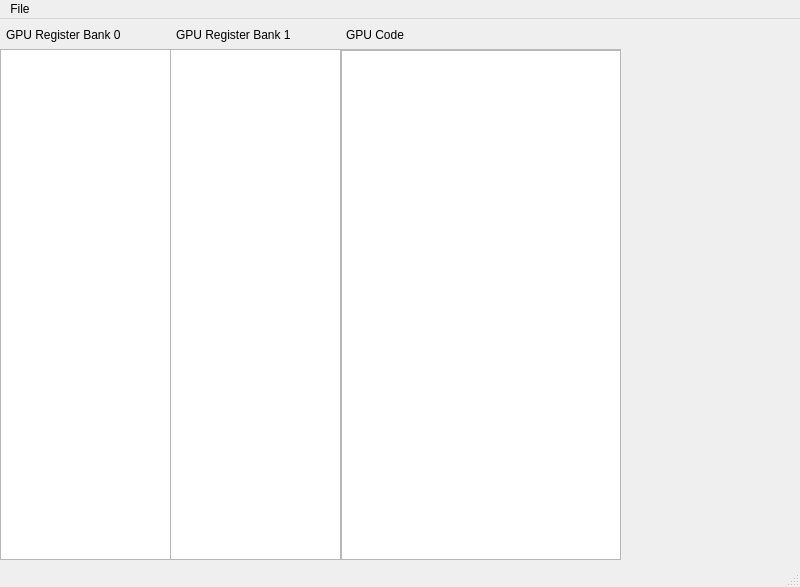
<?xml version="1.0" encoding="UTF-8"?>
<ui version="4.0">
 <class>GPUDbug2</class>
 <widget class="QMainWindow" name="GPUDbug2">
  <property name="geometry">
   <rect>
    <x>0</x>
    <y>0</y>
    <width>800</width>
    <height>587</height>
   </rect>
  </property>
  <property name="windowTitle">
   <string>MainWindow</string>
  </property>
  <widget class="QWidget" name="centralwidget">
   <widget class="QWidget" name="verticalLayoutWidget">
    <property name="geometry">
     <rect>
      <x>170</x>
      <y>30</y>
      <width>171</width>
      <height>511</height>
     </rect>
    </property>
    <layout class="QVBoxLayout" name="verticalLayout">
     <item>
      <widget class="QListView" name="listView"/>
     </item>
    </layout>
   </widget>
   <widget class="QWidget" name="verticalLayoutWidget_2">
    <property name="geometry">
     <rect>
      <x>0</x>
      <y>30</y>
      <width>171</width>
      <height>511</height>
     </rect>
    </property>
    <layout class="QVBoxLayout" name="verticalLayout_2">
     <item>
      <widget class="QListWidget" name="listWidget_2"/>
     </item>
    </layout>
   </widget>
   <widget class="QWidget" name="formLayoutWidget">
    <property name="geometry">
     <rect>
      <x>0</x>
      <y>0</y>
      <width>171</width>
      <height>31</height>
     </rect>
    </property>
    <layout class="QFormLayout" name="formLayout">
     <property name="formAlignment">
      <set>Qt::AlignLeading|Qt::AlignLeft|Qt::AlignVCenter</set>
     </property>
     <item row="0" column="1">
      <widget class="QLabel" name="testLabel">
       <property name="text">
        <string>GPU Register Bank 0</string>
       </property>
       <property name="alignment">
        <set>Qt::AlignLeading|Qt::AlignLeft|Qt::AlignVCenter</set>
       </property>
      </widget>
     </item>
    </layout>
   </widget>
   <widget class="QWidget" name="formLayoutWidget_2">
    <property name="geometry">
     <rect>
      <x>170</x>
      <y>0</y>
      <width>171</width>
      <height>31</height>
     </rect>
    </property>
    <layout class="QFormLayout" name="formLayout_2">
     <property name="formAlignment">
      <set>Qt::AlignLeading|Qt::AlignLeft|Qt::AlignVCenter</set>
     </property>
     <item row="0" column="1">
      <widget class="QLabel" name="testLabel_2">
       <property name="text">
        <string>GPU Register Bank 1</string>
       </property>
       <property name="alignment">
        <set>Qt::AlignLeading|Qt::AlignLeft|Qt::AlignVCenter</set>
       </property>
      </widget>
     </item>
    </layout>
   </widget>
   <widget class="QWidget" name="verticalLayoutWidget_3">
    <property name="geometry">
     <rect>
      <x>340</x>
      <y>30</y>
      <width>281</width>
      <height>511</height>
     </rect>
    </property>
    <layout class="QVBoxLayout" name="verticalLayout_3">
     <item>
      <widget class="QScrollArea" name="scrollArea">
       <property name="widgetResizable">
        <bool>true</bool>
       </property>
       <widget class="QWidget" name="scrollAreaWidgetContents">
        <property name="geometry">
         <rect>
          <x>0</x>
          <y>0</y>
          <width>277</width>
          <height>507</height>
         </rect>
        </property>
        <widget class="QListView" name="listView_2">
         <property name="geometry">
          <rect>
           <x>0</x>
           <y>0</y>
           <width>281</width>
           <height>511</height>
          </rect>
         </property>
        </widget>
       </widget>
      </widget>
     </item>
    </layout>
   </widget>
   <widget class="QWidget" name="formLayoutWidget_3">
    <property name="geometry">
     <rect>
      <x>340</x>
      <y>0</y>
      <width>281</width>
      <height>31</height>
     </rect>
    </property>
    <layout class="QFormLayout" name="formLayout_3">
     <property name="formAlignment">
      <set>Qt::AlignLeading|Qt::AlignLeft|Qt::AlignVCenter</set>
     </property>
     <item row="0" column="1">
      <widget class="QLabel" name="testLabel_3">
       <property name="text">
        <string>GPU Code</string>
       </property>
       <property name="alignment">
        <set>Qt::AlignLeading|Qt::AlignLeft|Qt::AlignVCenter</set>
       </property>
      </widget>
     </item>
    </layout>
   </widget>
   <widget class="QWidget" name="formLayoutWidget_4">
    <property name="geometry">
     <rect>
      <x>620</x>
      <y>30</y>
      <width>181</width>
      <height>511</height>
     </rect>
    </property>
    <layout class="QFormLayout" name="formLayout_4"/>
   </widget>
  </widget>
  <widget class="QMenuBar" name="menubar">
   <property name="geometry">
    <rect>
     <x>0</x>
     <y>0</y>
     <width>800</width>
     <height>20</height>
    </rect>
   </property>
   <widget class="QMenu" name="menuFile">
    <property name="title">
     <string>File</string>
    </property>
    <addaction name="actionExit"/>
   </widget>
   <addaction name="menuFile"/>
  </widget>
  <widget class="QStatusBar" name="statusbar"/>
  <action name="actionExit">
   <property name="text">
    <string>Exit</string>
   </property>
  </action>
 </widget>
 <resources/>
 <connections>
  <connection>
   <sender>actionExit</sender>
   <signal>triggered()</signal>
   <receiver>GPUDbug2</receiver>
   <slot>close()</slot>
   <hints>
    <hint type="sourcelabel">
     <x>-1</x>
     <y>-1</y>
    </hint>
    <hint type="destinationlabel">
     <x>399</x>
     <y>293</y>
    </hint>
   </hints>
  </connection>
 </connections>
</ui>
